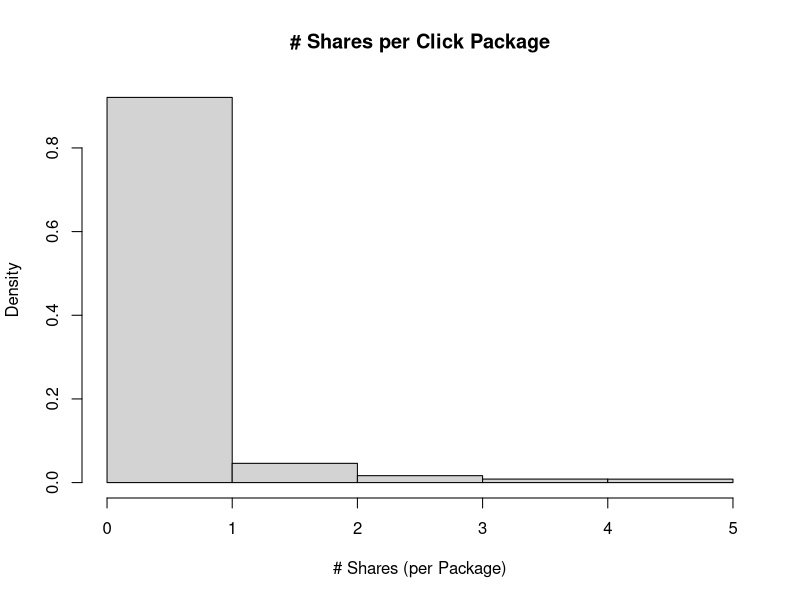
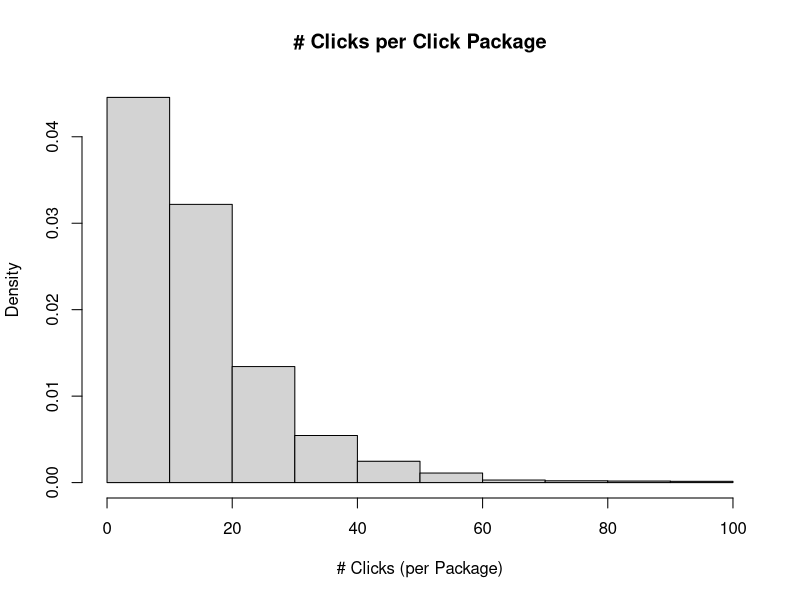
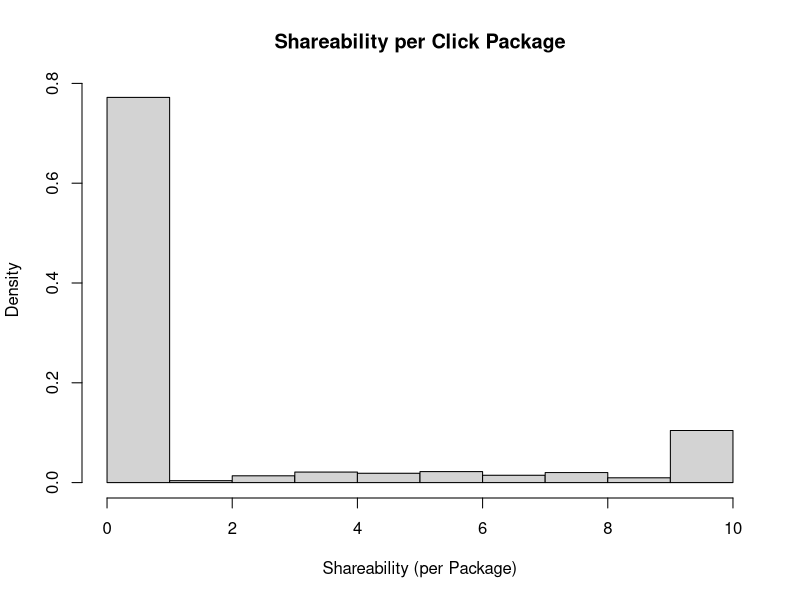
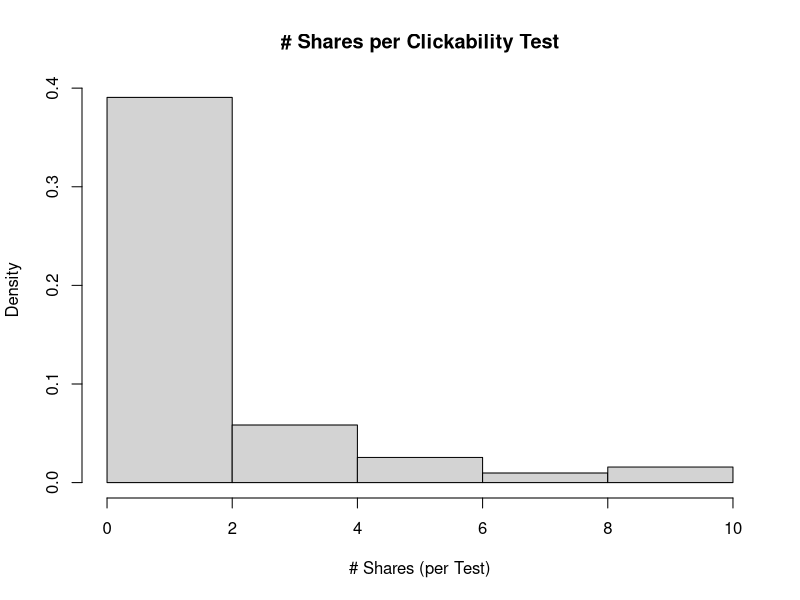
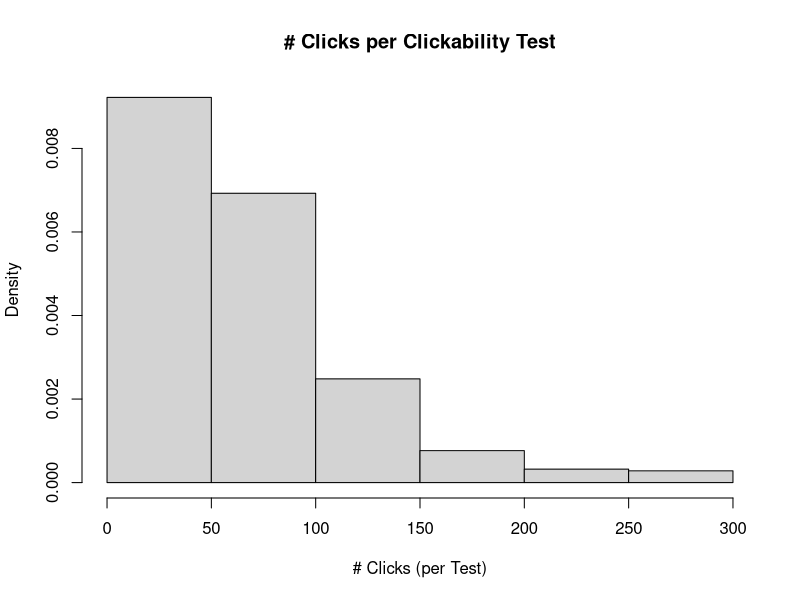
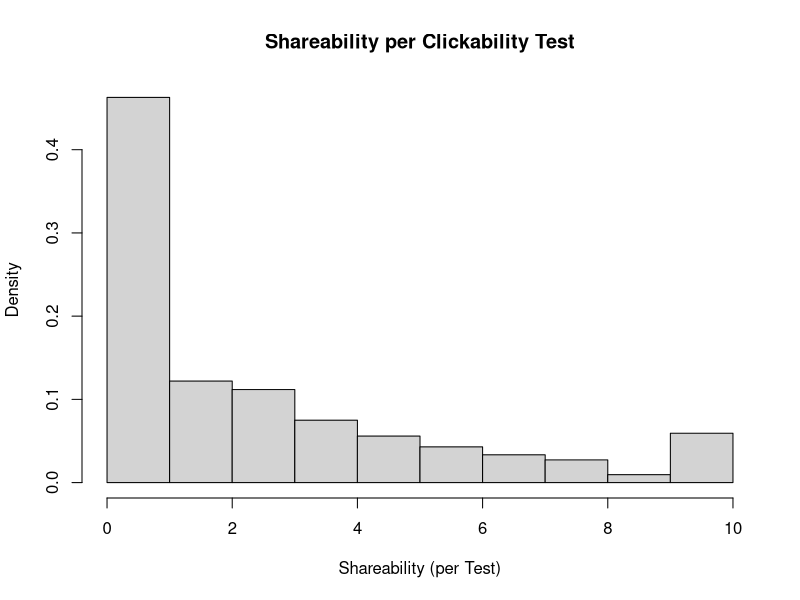
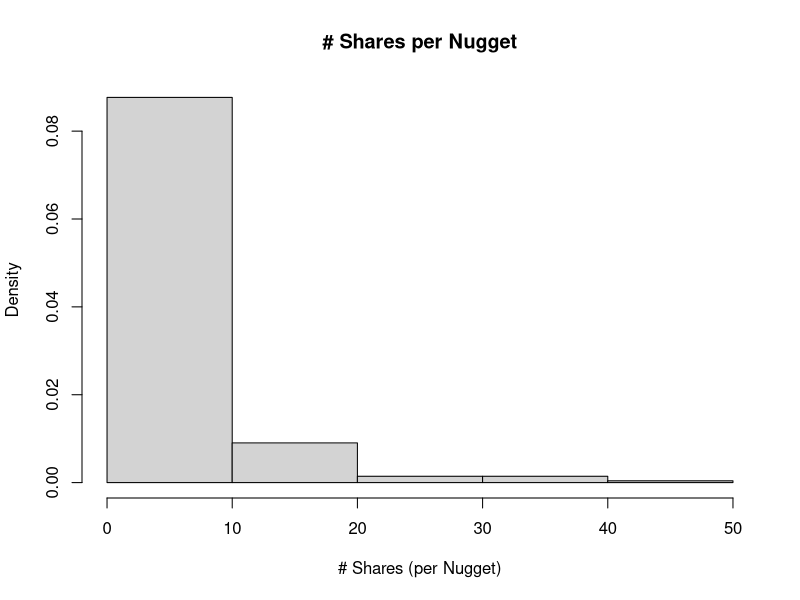
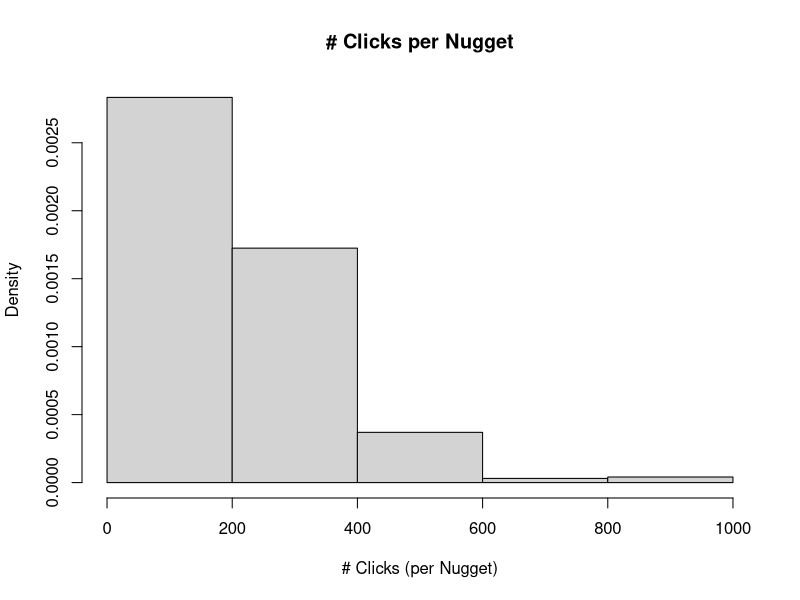

Source code (R) for these figures, in order: (Note: this script raises an error after producing the figures.)
# Load data
package_s <- read.csv("click_package_shareability.csv")
test_s <- read.csv("click_test_shareability.csv")
nugget_s <- read.csv("nugget_shareability.csv")

package_s <- data.frame(package_s)
test_s <- data.frame(test_s)
nugget_s <- data.frame(nugget_s)


# Rename variables

names(package_s) <- c("click_test_id", "click_package_id", "shares", "clicks")
names(test_s) <- c("click_test_id", "shares", "clicks")
names(nugget_s) <- c("nugget_id", "shares", "clicks")


# Compute shareability

package_s$shareability <- round(((package_s$shares/package_s$clicks)*100),2)
test_s$shareability <- round(((test_s$shares/test_s$clicks)*100),2)
nugget_s$shareability <- round(((nugget_s$shares/nugget_s$clicks)*100),2)


# Classify shareability

package_s$s_level <- ifelse(package_s$shareability < 1, "Low", ifelse(package_s$shareability >= 1 & package_s$shareability < 2.5, "Moderate", ifelse(package_s$shareability >= 2.5 & package_s$shareability < 5, "Good", ifelse(package_s$shareability >= 5, "Excellent", NA))))
test_s$s_level <- ifelse(test_s$shareability < 1, "Low", ifelse(test_s$shareability >= 1 & test_s$shareability < 2.5, "Moderate", ifelse(test_s$shareability >= 2.5 & test_s$shareability < 5, "Good", ifelse(test_s$shareability >= 5, "Excellent", NA))))
nugget_s$s_level <- ifelse(nugget_s$shareability < 1, "Low", ifelse(nugget_s$shareability >= 1 & nugget_s$shareability < 2.5, "Moderate", ifelse(nugget_s$shareability >= 2.5 & nugget_s$shareability < 5, "Good", ifelse(nugget_s$shareability >= 5, "Excellent", NA))))

package_s$s_level <- factor(package_s$s_level, levels = c("Low", "Moderate", "Good", "Excellent"), labels = c("Low", "Moderate", "Good", "Excellent"))
test_s$s_level <- factor(test_s$s_level, levels = c("Low", "Moderate", "Good", "Excellent"), labels = c("Low", "Moderate", "Good", "Excellent"))
nugget_s$s_level <- factor(nugget_s$s_level, levels = c("Low", "Moderate", "Good", "Excellent"), labels = c("Low", "Moderate", "Good", "Excellent"))


summary(package_s$s_level)
summary(test_s$s_level)
summary(nugget_s$s_level)


# Compute CIs (using Wilson's score interval)

package_s$shareability_ci_u <- round(((1/(1+((1/package_s$clicks)*1.96^2)))*((package_s$shareability/100)+(1.96^2/(2*package_s$clicks))+(1.96*sqrt((((package_s$shareability/100)*(1-(package_s$shareability/100)))/package_s$clicks)+(1.96^2/(4*package_s$clicks^2)))))*100),2)
package_s$shareability_ci_l <- round(((1/(1+((1/package_s$clicks)*1.96^2)))*((package_s$shareability/100)+(1.96^2/(2*package_s$clicks))-(1.96*sqrt((((package_s$shareability/100)*(1-(package_s$shareability/100)))/package_s$clicks)+(1.96^2/(4*package_s$clicks^2)))))*100),2)

test_s$shareability_ci_u <- round(((1/(1+((1/test_s$clicks)*1.96^2)))*((test_s$shareability/100)+(1.96^2/(2*test_s$clicks))+(1.96*sqrt((((test_s$shareability/100)*(1-(test_s$shareability/100)))/test_s$clicks)+(1.96^2/(4*test_s$clicks^2)))))*100),2)
test_s$shareability_ci_l <- round(((1/(1+((1/test_s$clicks)*1.96^2)))*((test_s$shareability/100)+(1.96^2/(2*test_s$clicks))-(1.96*sqrt((((test_s$shareability/100)*(1-(test_s$shareability/100)))/test_s$clicks)+(1.96^2/(4*test_s$clicks^2)))))*100),2)

nugget_s$shareability_ci_u <- round(((1/(1+((1/nugget_s$clicks)*1.96^2)))*((nugget_s$shareability/100)+(1.96^2/(2*nugget_s$clicks))+(1.96*sqrt((((nugget_s$shareability/100)*(1-(nugget_s$shareability/100)))/nugget_s$clicks)+(1.96^2/(4*nugget_s$clicks^2)))))*100),2)
nugget_s$shareability_ci_l <- round(((1/(1+((1/nugget_s$clicks)*1.96^2)))*((nugget_s$shareability/100)+(1.96^2/(2*nugget_s$clicks))-(1.96*sqrt((((nugget_s$shareability/100)*(1-(nugget_s$shareability/100)))/nugget_s$clicks)+(1.96^2/(4*nugget_s$clicks^2)))))*100),2)



package_s$shareability_se <- round(((sqrt(((package_s$shareability/100)*(1-(package_s$shareability/100)))/package_s$clicks))*100),2)
test_s$shareability_se <- round(((sqrt(((test_s$shareability/100)*(1-(test_s$shareability/100)))/test_s$clicks))*100),2)
nugget_s$shareability_se <- round(((sqrt(((nugget_s$shareability/100)*(1-(nugget_s$shareability/100)))/nugget_s$clicks))*100),2)


# Winsorize data

package_s$shares_w <- ifelse(package_s$shares >= 5, 5, package_s$shares)
package_s$clicks_w <- ifelse(package_s$clicks >= 100, 100, package_s$clicks)
package_s$shareability_w <- ifelse(package_s$shareability >= 10, 10, package_s$shareability)

test_s$shares_w <- ifelse(test_s$shares >= 10, 10, test_s$shares)
test_s$clicks_w <- ifelse(test_s$clicks >= 300, 300, test_s$clicks)
test_s$shareability_w <- ifelse(test_s$shareability >= 10, 10, test_s$shareability)

nugget_s$shares_w <- ifelse(nugget_s$shares >= 50, 50, nugget_s$shares)
nugget_s$clicks_w <- ifelse(nugget_s$clicks >= 1000, 1000, nugget_s$clicks)
nugget_s$shareability_w <- ifelse(nugget_s$shareability >= 10, 10, nugget_s$shareability)


# Histograms

hist_package_shares <- hist(package_s$shares_w, freq = FALSE, breaks=seq(0,5,by=1), xlab = "# Shares (per Package)", ylab = "Density", main = "# Shares per Click Package")
hist_package_clicks <- hist(package_s$clicks_w, freq = FALSE, breaks=seq(0,100,by=10), xlab = "# Clicks (per Package)", ylab = "Density", main = "# Clicks per Click Package")
hist_package_shareability <- hist(package_s$shareability_w, freq = FALSE, breaks=seq(0,10,by=1), xlab = "Shareability (per Package)", ylab = "Density", main = "Shareability per Click Package")


hist_test_shares <- hist(test_s$shares_w, freq = FALSE, breaks=seq(0,10,by=2), xlab = "# Shares (per Test)", ylab = "Density", main = "# Shares per Clickability Test")
hist_test_clicks <- hist(test_s$clicks_w, freq = FALSE, breaks=seq(0,300,by=50), xlab = "# Clicks (per Test)", ylab = "Density", main = "# Clicks per Clickability Test")
hist_test_shareability <- hist(test_s$shareability_w, freq = FALSE, breaks=seq(0,10,by=1), xlab = "Shareability (per Test)", ylab = "Density", main = "Shareability per Clickability Test")


hist_nugget_shares <- hist(nugget_s$shares_w, freq = FALSE, breaks=seq(0,50,by=10), xlab = "# Shares (per Nugget)", ylab = "Density", main = "# Shares per Nugget")
hist_nugget_clicks <- hist(nugget_s$clicks_w, freq = FALSE, breaks=seq(0,1000,by=200), xlab = "# Clicks (per Nugget)", ylab = "Density", main = "# Clicks per Nugget")
hist_nugget_shareability <- hist(nugget_s$shareability_w, freq = FALSE, breaks=seq(0,10,by=1), xlab = "Shareability (per Nugget)", ylab = "Density", main = "Shareability per Nugget")



# Scatterplots

ggplot(package_s, aes(clicks, shares)) + geom_point(size = 1) + geom_smooth(method = "lm")
ggplot(test_s, aes(clicks, shares)) + geom_point(size = 1) + geom_smooth(method = "lm")
ggplot(nugget_s, aes(clicks, shares)) + geom_point(size = 1) + geom_smooth(method = "lm")


ggplot(package_s, aes(clicks, shareability)) + geom_point(size = 1) + geom_smooth(method = "lm")
ggplot(test_s, aes(clicks, shareability)) + geom_point(size = 1) + geom_smooth(method = "lm")
ggplot(nugget_s, aes(clicks, shareability)) + geom_point(size = 1) + geom_smooth(method = "lm")


# Filter out cases with 0 clicks

library("dplyr")

package_s.f <- filter(package_s, clicks != 0)
test_s.f <- filter(test_s, clicks != 0)
nugget_s.f <- filter(nugget_s, clicks != 0)

# Classify reliable shareability metrics

package_s.f$reliable <- ifelse(package_s.f$s_level == "Low" & (package_s.f$shareability_ci_l < 0 | package_s.f$shareability_ci_u >= 1),0,ifelse(package_s.f$s_level == "Moderate" & (package_s.f$shareability_ci_l < 1 | package_s.f$shareability_ci_u >= 2.5),0,ifelse(package_s.f$s_level == "Good" & (package_s.f$shareability_ci_l < 2.5 | package_s.f$shareability_ci_u >= 5),0,ifelse(package_s.f$s_level == "Excellent" & package_s.f$shareability_ci_l < 5,0,1))))

test_s.f$reliable <- ifelse(test_s.f$s_level == "Low" & (test_s.f$shareability_ci_l < 0 | test_s.f$shareability_ci_u >= 1),0,ifelse(test_s.f$s_level == "Moderate" & (test_s.f$shareability_ci_l < 1 | test_s.f$shareability_ci_u >= 2.5),0,ifelse(test_s.f$s_level == "Good" & (test_s.f$shareability_ci_l < 2.5 | test_s.f$shareability_ci_u >= 5),0,ifelse(test_s.f$s_level == "Excellent" & test_s.f$shareability_ci_l < 5,0,1))))

nugget_s.f$reliable <- ifelse(nugget_s.f$s_level == "Low" & (nugget_s.f$shareability_ci_l < 0 | nugget_s.f$shareability_ci_u >= 1),0,ifelse(nugget_s.f$s_level == "Moderate" & (nugget_s.f$shareability_ci_l < 1 | nugget_s.f$shareability_ci_u >= 2.5),0,ifelse(nugget_s.f$s_level == "Good" & (nugget_s.f$shareability_ci_l < 2.5 | nugget_s.f$shareability_ci_u >= 5),0,ifelse(nugget_s.f$s_level == "Excellent" & nugget_s.f$shareability_ci_l < 5,0,1))))


package_s.f$reliable2 <- ifelse(package_s.f$s_level == "Low" & (package_s.f$shareability_ci_l < 0 | package_s.f$shareability_ci_u >= 2.5),0,ifelse(package_s.f$s_level == "Moderate" & (package_s.f$shareability_ci_l < 0 | package_s.f$shareability_ci_u >= 5),0,ifelse(package_s.f$s_level == "Good" & (package_s.f$shareability_ci_l < 1 | package_s.f$shareability_ci_u >= 10),0,ifelse(package_s.f$s_level == "Excellent" & package_s.f$shareability_ci_l <= 2.5,0,1))))

test_s.f$reliable2 <- ifelse(test_s.f$s_level == "Low" & (test_s.f$shareability_ci_l < 0 | test_s.f$shareability_ci_u >= 2.5),0,ifelse(test_s.f$s_level == "Moderate" & (test_s.f$shareability_ci_l < 0 | test_s.f$shareability_ci_u >= 5),0,ifelse(test_s.f$s_level == "Good" & (test_s.f$shareability_ci_l < 1 | test_s.f$shareability_ci_u >= 10),0,ifelse(test_s.f$s_level == "Excellent" & test_s.f$shareability_ci_l <= 2.5,0,1))))

nugget_s.f$reliable2 <- ifelse(nugget_s.f$s_level == "Low" & (nugget_s.f$shareability_ci_l < 0 | nugget_s.f$shareability_ci_u >= 2.5),0,ifelse(nugget_s.f$s_level == "Moderate" & (nugget_s.f$shareability_ci_l < 0 | nugget_s.f$shareability_ci_u >= 5),0,ifelse(nugget_s.f$s_level == "Good" & (nugget_s.f$shareability_ci_l < 1 | nugget_s.f$shareability_ci_u >= 10),0,ifelse(nugget_s.f$s_level == "Excellent" & nugget_s.f$shareability_ci_l <= 2.5,0,1))))


# Factorize reliability variable

package_s.f$reliable <- factor(package_s.f$reliable, levels = c(0,1), labels = c("Unreliable", "Reliable"))
test_s.f$reliable <- factor(test_s.f$reliable, levels = c(0,1), labels = c("Unreliable", "Reliable"))
nugget_s.f$reliable <- factor(nugget_s.f$reliable, levels = c(0,1), labels = c("Unreliable", "Reliable"))

package_s.f$reliable2 <- factor(package_s.f$reliable2, levels = c(0,1), labels = c("Unreliable", "Reliable"))
test_s.f$reliable2 <- factor(test_s.f$reliable2, levels = c(0,1), labels = c("Unreliable", "Reliable"))
nugget_s.f$reliable2 <- factor(nugget_s.f$reliable2, levels = c(0,1), labels = c("Unreliable", "Reliable"))


# Run logit models

logit_package <- glm(reliable ~ clicks, family = "binomial", data = package_s.f)
summary(logit_package)

logit_test <- glm(reliable ~ clicks, family = "binomial", data = test_s.f)
summary(logit_test)

logit_nugget <- glm(reliable ~ clicks, family = "binomial", data = nugget_s.f)
summary(logit_nugget)


logit_package2 <- glm(reliable2 ~ clicks, family = "binomial", data = package_s.f)
summary(logit_package2)

logit_test2 <- glm(reliable2 ~ clicks, family = "binomial", data = test_s.f)
summary(logit_test2)

logit_nugget2 <- glm(reliable2 ~ clicks, family = "binomial", data = nugget_s.f)
summary(logit_nugget2)



# Prepare for plotting

package_s.f$reliable_num <- revalue(package_s.f$reliable, c("Unreliable" = 0, "Reliable" = 1))
test_s.f$reliable_num <- revalue(test_s.f$reliable, c("Unreliable" = 0, "Reliable" = 1))
nugget_s.f$reliable_num <- revalue(nugget_s.f$reliable, c("Unreliable" = 0, "Reliable" = 1))


package_s.f$reliable_num <- as.numeric(as.character(package_s.f$reliable_num))
test_s.f$reliable_num <- as.numeric(as.character(test_s.f$reliable_num))
nugget_s.f$reliable_num <- as.numeric(as.character(nugget_s.f$reliable_num))





package_s.f$reliable_num2 <- revalue(package_s.f$reliable2, c("Unreliable" = 0, "Reliable" = 1))
test_s.f$reliable_num2 <- revalue(test_s.f$reliable2, c("Unreliable" = 0, "Reliable" = 1))
nugget_s.f$reliable_num2 <- revalue(nugget_s.f$reliable2, c("Unreliable" = 0, "Reliable" = 1))


package_s.f$reliable_num2 <- as.numeric(as.character(package_s.f$reliable_num2))
test_s.f$reliable_num2 <- as.numeric(as.character(test_s.f$reliable_num2))
nugget_s.f$reliable_num2 <- as.numeric(as.character(nugget_s.f$reliable_num2))


# Plot logit models

logit_package <- ggplot(package_s.f, aes(x=clicks, y=reliable_num)) + geom_point() + stat_smooth(method="glm", family="binomial", se=F, aes(y=reliable_num)) + xlab("# Clicks") + ylab("Probability of Reliable Shareability Metric") + ggtitle("Probability of Reliable Shareability Metric as Function of # Clicks (Package-Level)")
logit_package

logit_test <- ggplot(test_s.f, aes(x=clicks, y=reliable_num)) + geom_point() + stat_smooth(method="glm", family="binomial", se=F, aes(y=reliable_num)) + xlab("# Clicks") + ylab("Probability of Reliable Shareability Metric") + ggtitle("Probability of Reliable Shareability Metric as Function of # Clicks (Test-Level)")
logit_test

logit_nugget <- ggplot(nugget_s.f, aes(x=clicks, y=reliable_num)) + geom_point() + stat_smooth(method="glm", family="binomial", se=F, aes(y=reliable_num)) + xlab("# Clicks") + ylab("Probability of Reliable Shareability Metric") + ggtitle("Probability of Reliable Shareability Metric as Function of # Clicks (Nugget-Level)")
logit_nugget




logit_package2 <- ggplot(package_s.f, aes(x=clicks, y=reliable_num2)) + geom_point() + stat_smooth(method="glm", family="binomial", se=F, aes(y=reliable_num2)) + xlab("# Clicks") + ylab("Probability of Reliable Shareability Metric") + ggtitle("Probability of Reliable Shareability Metric as Function of # Clicks (Package-Level)")
logit_package2

logit_test2 <- ggplot(test_s.f, aes(x=clicks, y=reliable_num2)) + geom_point() + stat_smooth(method="glm", family="binomial", se=F, aes(y=reliable_num2)) + xlab("# Clicks") + ylab("Probability of Reliable Shareability Metric") + ggtitle("Probability of Reliable Shareability Metric as Function of # Clicks (Test-Level)")
logit_test2

logit_nugget2 <- ggplot(nugget_s.f, aes(x=clicks, y=reliable_num2)) + geom_point() + stat_smooth(method="glm", family="binomial", se=F, aes(y=reliable_num2)) + coord_cartesian(xlim=c(0,500)) + xlab("# Clicks") + ylab("Probability of Reliable Shareability Metric") + ggtitle("Probability of Reliable Shareability Metric as Function of # Clicks (Nugget-Level)")
logit_nugget2